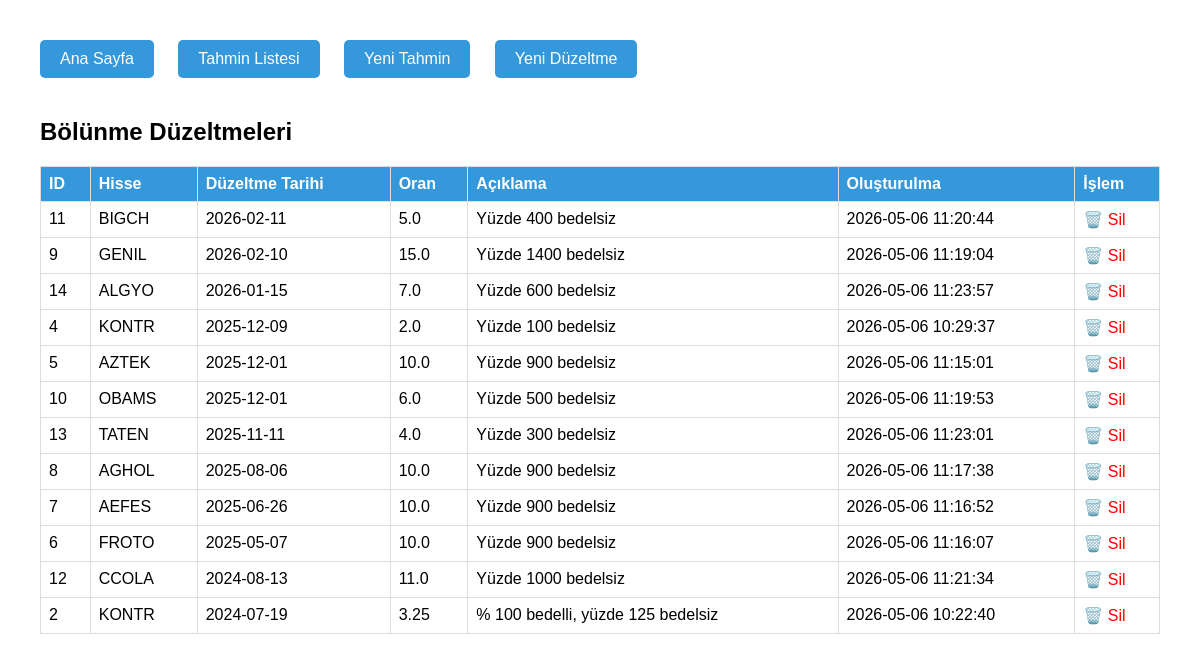
The page /adjustments on the database as committed earlier.
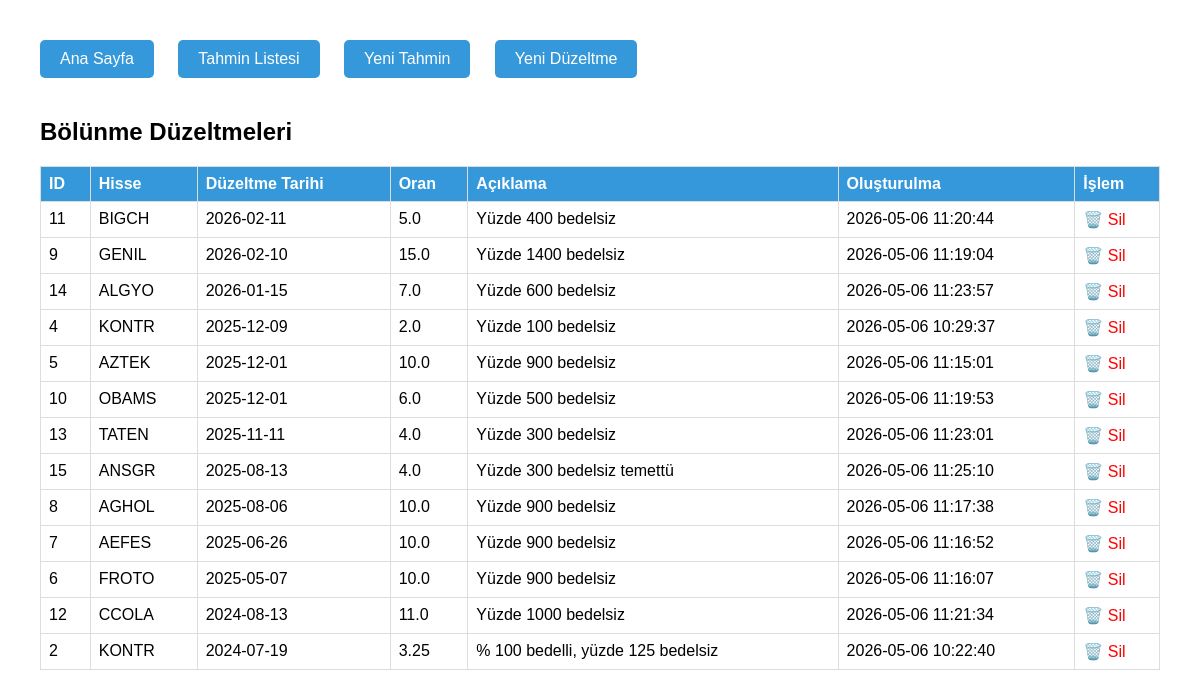
The same page on the database as committed later.
### tables this page shows
CREATE TABLE bolunme_duzeltmeleri (
            id INTEGER PRIMARY KEY AUTOINCREMENT,
            hisse_kodu TEXT NOT NULL,
            bolunme_tarihi TEXT NOT NULL,
            oran REAL NOT NULL,
            aciklama TEXT,
            created_at TIMESTAMP DEFAULT CURRENT_TIMESTAMP
        );

### admin.py (the view)
@app.route('/adjustments')
def adjustments():
    conn = get_db()
    c = conn.cursor()
    c.execute("SELECT id, hisse_kodu, bolunme_tarihi, oran, aciklama, created_at FROM bolunme_duzeltmeleri ORDER BY bolunme_tarihi DESC")
    rows = c.fetchall()
    conn.close()
    return render_template('adjustments.html', adjustments=rows, github_ok=bool(GITHUB_TOKEN))

### admin.py (called while the page is built)
def get_db():
    conn = sqlite3.connect(DB_PATH)
    return conn

### templates/adjustments.html (shortened to what this page needs)
<!DOCTYPE html>
<html>
<head>
</head>
<body>
    <div class="menu">
        <a href="/">Ana Sayfa</a>
        <a href="/list">Tahmin Listesi</a>
        <a href="/add">Yeni Tahmin</a>
        <a href="/add_adjustment">Yeni Düzeltme</a>
    </div>
    <h2>Bölünme Düzeltmeleri</h2>
    <table>
        <thead>
            <tr><th>ID</th><th>Hisse</th><th>Düzeltme Tarihi</th><th>Oran</th><th>Açıklama</th><th>Oluşturulma</th><th>İşlem</th></tr>
        </thead>
        <tbody>
            {% for adj in adjustments %}
            <tr>
                <td>{{ adj[0] }}</td>
                <td>{{ adj[1] }}</td>
                <td>{{ adj[2] }}</td>
                <td>{{ adj[3] }}</td>
                <td>{{ adj[4] }}</td>
                <td>{{ adj[5] }}</td>
                <td><a href="/delete_adjustment/{{ adj[0] }}" class="delete" onclick="return confirm('Bu düzeltmeyi silmek tüm etkilerini geri alır. Devam?')">🗑️ Sil</a></td>
            </tr>
            {% endfor %}
        </tbody>
    </table>
</body>
</html>

### templates/adjustments.html (style rules this page uses)
body { font-family: Arial; margin: 40px; }
table { border-collapse: collapse; width: 100%; }
th, td { border: 1px solid #ddd; padding: 8px; text-align: left; }
th { background: #3498db; color: white; }
.delete { color: red; text-decoration: none; }
.menu a { display: inline-block; margin-right: 20px; padding: 10px 20px; background: #3498db; color: white; text-decoration: none; border-radius: 5px; margin-bottom: 20px; }

Rows that differ between the two databases and show on the page:
added bolunme_duzeltmeleri: id "15", hisse_kodu "ANSGR", bolunme_tarihi "2025-08-13", oran "4.0", aciklama "Yüzde 300 bedelsiz temettü", created_at "2026-05-06 11:25:10"
